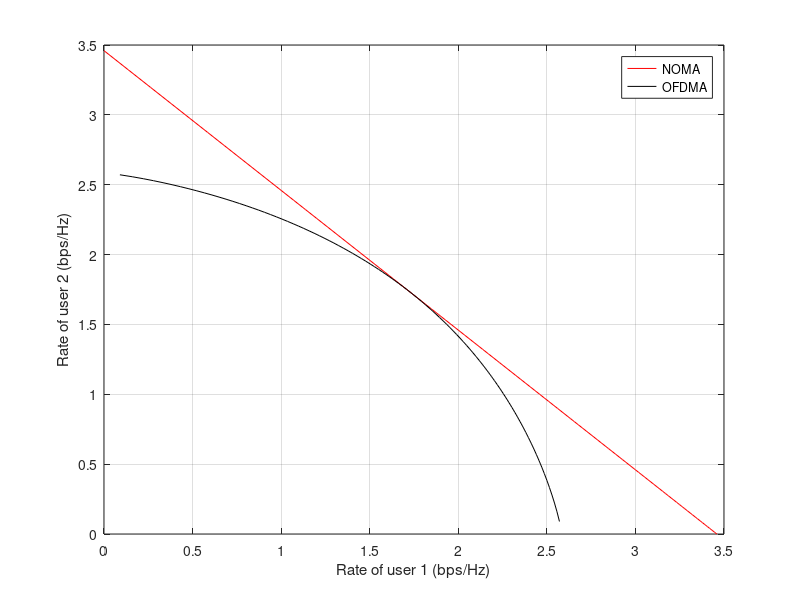

Reproduce this figure in MATLAB.
% Fig 4.1 - Rate pairs with OFDMA and NOMA (downlink), two users, G1 = G2 = 10
% Project: Performance analysis of NOMA in 5G network
clear all; clc; close all;

%% Parameters
% G1, G2 are linear SNR values: 10 dB = 10 (matches Table 4.1 and Section 4.2.1)
P  = 1;     % total transmit power (normalized)
G1 = 10;    % SNR of user 1 (10 dB)
G2 = 10;    % SNR of user 2 (10 dB)

%% NOMA (power splitting)
count = 1;
for alpha = 0:0.01:1                      % power splitting factor
    P1 = P*alpha;
    P2 = P - P1;
    R1(count) = log2(1 + P1*G1);
    R2(count) = log2(1 + P2*G2/(P1*G2 + 1));   % user 2 after SIC
    count = count + 1;
end
hold on;
plot(R1, R2, 'r');
grid on;

%% OFDMA (bandwidth splitting)
R1 = []; R2 = [];
count = 1;                                % reset counter (NOMA data is already plotted)
for alpha = 0:0.01:1                      % bandwidth splitting factor
    P1 = P/2;
    P2 = P/2;
    R1(count) = alpha*log2(1 + P1*G1/alpha);          % alpha = 0 gives NaN (not plotted)
    R2(count) = (1-alpha)*log2(1 + P2*G2/(1-alpha));  % alpha = 1 gives NaN (not plotted)
    count = count + 1;
end
plot(R1, R2, 'k');

xlabel('Rate of user 1 (bps/Hz)');
ylabel('Rate of user 2 (bps/Hz)');
grid on; box on;
legend('NOMA', 'OFDMA');

% saveas(gcf, '../results/fig4_1_rate_pairs_equal_snr.png');   % optional: export the figure
